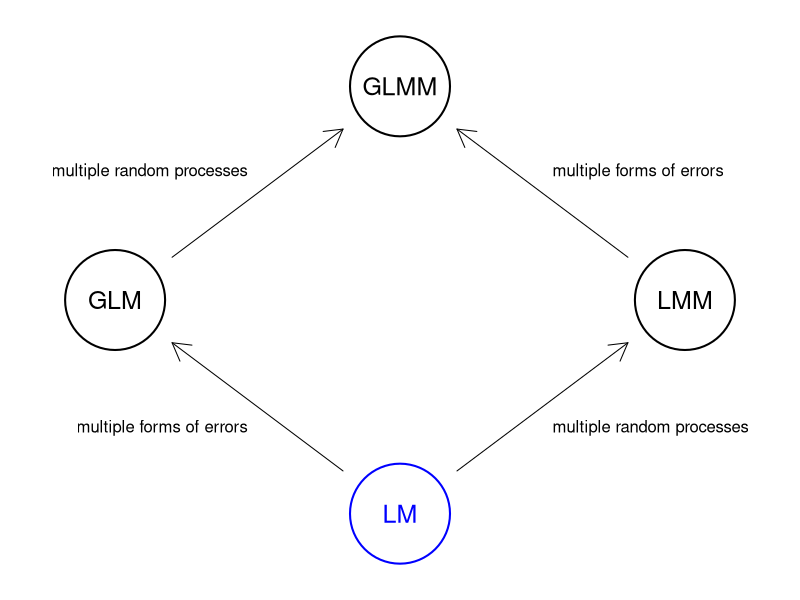
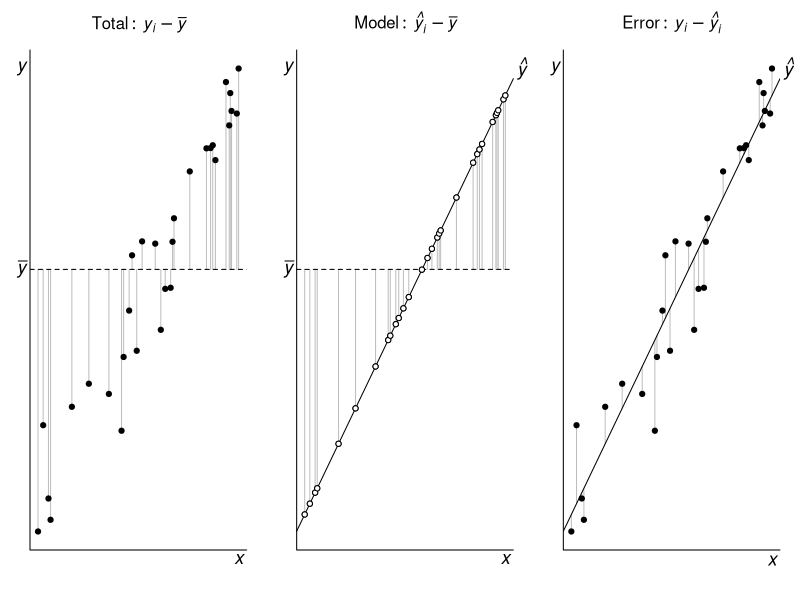
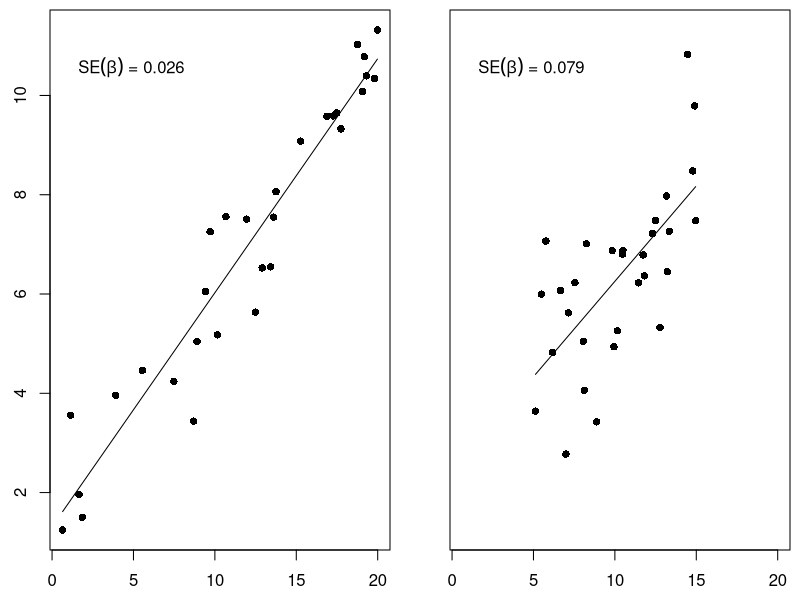
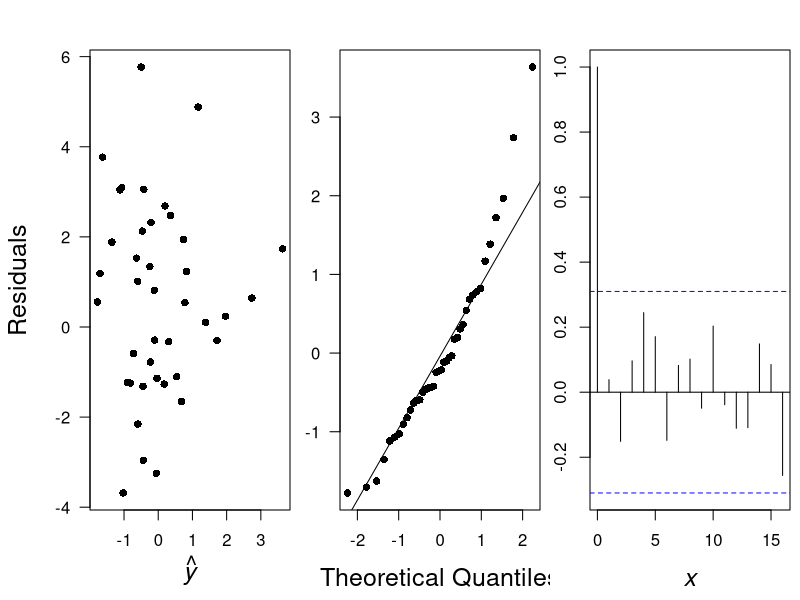
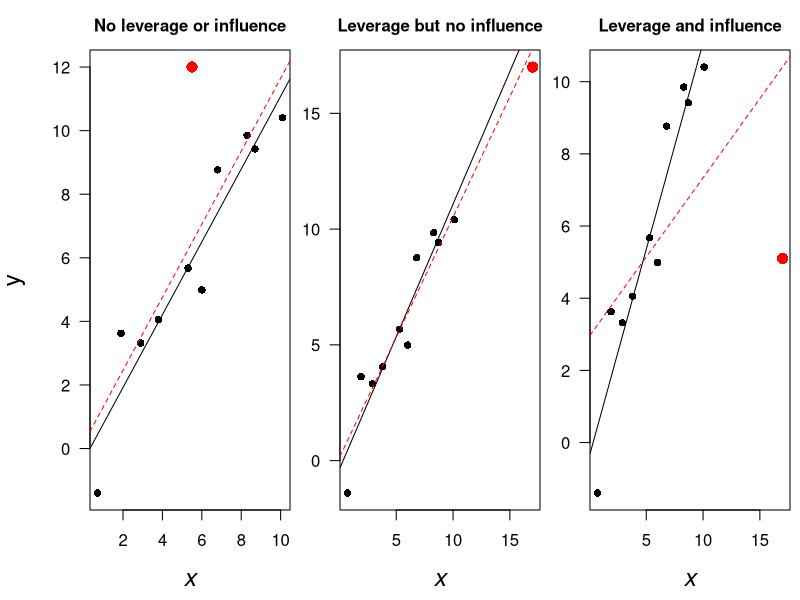
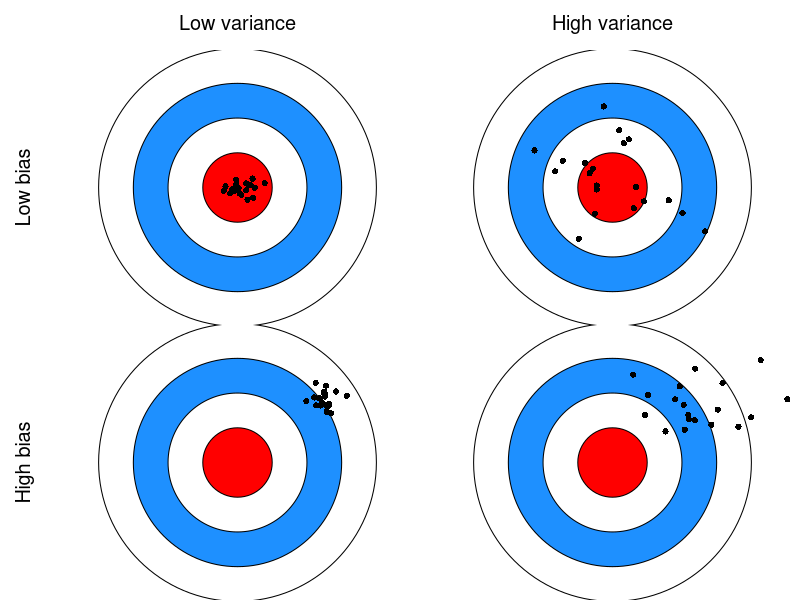
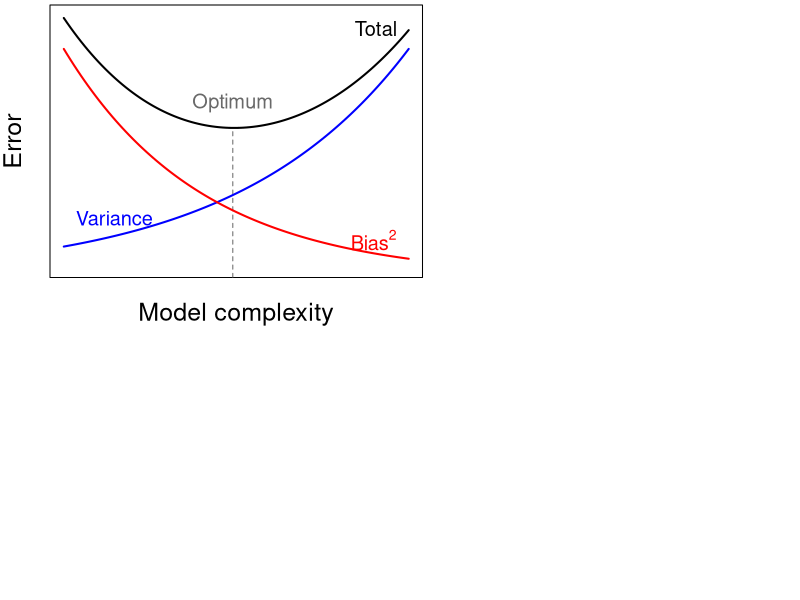
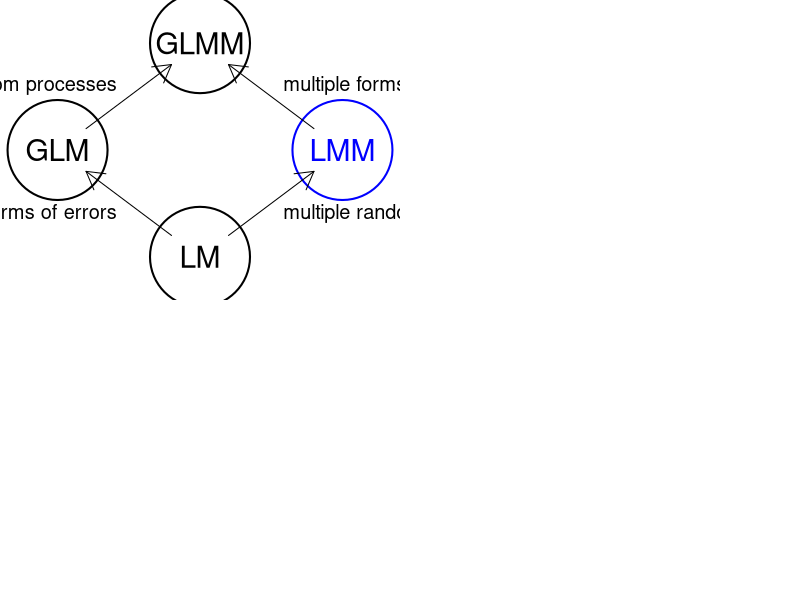

Reproduce these figures in R, in order.
## ---- chunk 1
knitr::opts_chunk$set(echo = FALSE)
## ---- chunk 2
par(mai = rep(0, 4), omi = rep(0, 4), bg = NA)

## order: GLM, LM, GLMM, LMM
xx <- c(1, 2, 2, 3) * 10
yy <- c(2, 1, 3, 2) * 10

plot(c(7, 33), c(7, 33), type = "n", xlim = c(7, 33), ylim = c(7, 33),
     xaxt = "n", yaxt = "n", xlab = "", ylab = "",
     bty = "n")
symbols(xx, yy, circle = rep(2, 4), inches = 0.5, add = TRUE,
        lwd = 2, fg = c("black", "blue", "black", "black"), bg = "white")
text(xx, yy, c("GLM", "LM", "GLMM", "LMM"), cex = 1.5,
     col = c("black", "blue", "black", "black"))
## from LM to GLM
arrows(xx[2]-2, yy[2]+2, xx[1]+2, yy[1]-2, length = 0.2)
text(15, 14, "multiple forms of errors", pos = 2)
## from LM to LMM
arrows(xx[2]+2, yy[2]+2, xx[4]-2, yy[4]-2, length = 0.2)
text(25, 14, "multiple random processes", pos = 4)
## from GLM to GLMM
arrows(xx[1]+2, yy[1]+2, xx[3]-2, yy[3]-2, length = 0.2)
text(15, 26, "multiple random processes", pos = 2)
## from LMM to GLMM
arrows(xx[4]-2, yy[4]+2, xx[3]+2, yy[3]-2, length = 0.2)
text(25, 26, "multiple forms of errors", pos = 4)
## ---- chunk 3
## set random seed for reproducibility
set.seed(514)

## sample size
nn <- 30
## some values for the predictor x
xx <- sort(runif(nn, 0, 20))
## intercept
beta_0 <- 1
## slope
beta_1 <- 0.5
## random errors (mean = 0, SD = 1)
epsilon <- rnorm(nn)
## observed data
yy <- beta_0 + beta_1*xx + epsilon

## fit a regression model
mm <- lm(yy ~ xx)
## get predicted values
yhat <- predict(mm)

## set plot area
par(mfrow = c(1,3),
    mai = c(0.5,0.3,0.5,0.2),
    omi = c(0, 0, 0, 0),
    cex = 0.7)

## SSTO - plot y and mean(y)
plot(xx, yy, type = "n",
     bty = "l", xaxt = "n", yaxt = "n",
     xlab = "",
     ylab = "")
segments(x0 = xx, y0 = yy, y1 = mean(yhat), col = "gray")
abline(h = mean(yy), lty = "dashed")
points(xx, yy, pch = 19)
mtext(expression(Total: ~ italic(y[i])-bar(italic(y))), side = 3, line = 1)
mtext(expression(italic(x)), 1, line=0.2, cex=1.1, at=max(xx))
mtext(expression(italic(y)), 2, line=0.3, cex=1.1, at=max(yy), las=1)
mtext(expression(italic(bar(y))), 2, line=0.3, cex=1.1, at=mean(yy), las=1)

## SSR - plot yhat and mean(yhat)
plot(xx, yy, type = "n",
     bty = "l", xaxt = "n", yaxt = "n",
     xlab = "",
     ylab = "")
segments(x0 = xx, y0 = yhat, y1 = mean(yhat), col = "gray")
points(xx, yhat, pch = 21, bg = "white")
abline(a = coef(mm)[1], b = coef(mm)[2])
abline(h = mean(yy), lty = "dashed")
points(xx, yhat, pch = 21, bg = "white")
mtext(expression(Model: ~ italic(hat(y)[i])-bar(italic(y))), side = 3, line = 1)
mtext(expression(italic(x)), 1, line=0.2, cex=1.1, at=max(xx))
mtext(expression(italic(y)), 2, line=0.3, cex=1.1, at=max(yy), las=1)
mtext(expression(italic(bar(y))), 2, line=0.3, cex=1.1, at=mean(yy), las=1)
mtext(expression(italic(hat(y))), 4, line=0.2, cex=1.1, at=max(yy), las=1)

## SSE - plot observed and yhat
plot(xx, yy, type = "n",
     bty = "l", xaxt = "n", yaxt = "n",
     xlab = "",
     ylab = "")
segments(x0 = xx, y0 = yhat, y1 = yy, col = "gray")
points(xx, yy, pch = 19)
abline(a = coef(mm)[1], b = coef(mm)[2])
mtext(expression(Error: ~ italic(y[i])-italic(hat(y)[i])), side = 3, line = 1)
mtext(expression(italic(x)), 1, line=0.3, cex=1.1, at=max(xx))
mtext(expression(italic(y)), 2, line=0.3, cex=1.1, at=max(yy), las=1)
mtext(expression(italic(hat(y))), 4, line=0.2, cex=1.1, at=max(yy), las=1)
## ---- chunk 4
## set random seed for reproducibility
set.seed(514)

## sample size
nn <- 30
## some values for the predictor x
xx <- sort(runif(nn, 0, 20))
## intercept
beta_0 <- 1
## slope
beta_1 <- 0.5
## random errors (mean = 0, SD = 1)
epsilon <- rnorm(nn)
## observed data
yy <- beta_0 + beta_1*xx + epsilon

## fit a regression model
mm <- lm(yy ~ xx)
## get predicted values
yhat <- predict(mm)

## new x
xs <- sort(runif(nn, 5, 15))
## random errors (mean = 0, SD = 1)
epsilon <- rnorm(nn)
## observed data
ys <- beta_0 + beta_1*xs + epsilon

m1 <- lm(yy ~ xx)
yy_ci <- predict(m1, interval = "confidence")
m2 <- lm(ys ~ xs)
ys_ci <- predict(m2, interval = "confidence")

XX <- cbind(rep(1, nn), xx)
se_b1 <- round(sqrt(anova(m1)[["Mean Sq"]][2] * solve(t(XX) %*% XX)[2,2]), 3)
XS <- cbind(rep(1, nn), xs)
se_b2 <- round(sqrt(anova(m2)[["Mean Sq"]][2] * solve(t(XS) %*% XS)[2,2]), 3)


par(mfrow = c(1,2), mai = c(0.5, 0.5, 0.1, 0.1), omi = c(0,0,0,0))
## small range in X
plot(xx, yy, pch = 16, xlim = range(xx), ylim = range(yy),
     xlab = expression(italic(y)), ylab = expression(italic(y)))
lines(xx, yy_ci[,"fit"])
text(1, 10.5, substitute(paste(SE(beta)," = ", seb1), list(seb1 = se_b1)), pos = 4)

## large range in X
plot(xs, ys, pch = 16, xlim = range(xx), ylim = range(yy),
     xlab = "", ylab = "",
     yaxt = "n")
lines(xs, ys_ci[,"fit"])
text(1, 10.5, substitute(paste(SE(beta)," = ", seb2), list(seb2 = se_b2)), pos = 4)
## ---- chunk 5
xx <- rnorm(40)
yy <- 1 + 2*xx + rnorm(40)
mm <- lm(yy ~ xx)

## set plot area
par(mfrow = c(1,3),
    mai = c(0.9,0.4,0.5,0.1),
    omi = c(0, 0.5, 0, 0),
    cex = 1)

## e vs y_hat
plot(residuals(mm), fitted(mm), pch = 16, las = 1, xpd = NA,
     cex.lab = 1.5, xlab = expression(hat(italic(y))), ylab = "Residuals",
     main = "", cex.main = 1)
## QQ plot
qqnorm(residuals(mm), pch = 16, las = 1,
     cex.lab = 1.5,
     main = "", cex.main = 1)
qqline(residuals(mm))
## ACF
acf(residuals(mm),
     cex.lab = 1.5, xlab = expression(italic(x)), ylab = expression(y),
     main = "", cex.main = 1)
## ---- chunk 6
xr <- round(1:10 + rnorm(10, 0, 0.2), 1)
testdata <- data.frame(x = xr,
                       y = xr + rnorm(10))
mm <- lm(y ~ x, testdata)

p1 <- c(5.5,12)
m1 <- lm(y ~ x, rbind(testdata, p1))

p2 <- c(17,17)
m2 <- lm(y ~ x, rbind(testdata, p2))

p3 <- c(17,5.1)
m3 <- lm(y ~ x, rbind(testdata, p3))

## set plot area
par(mfrow = c(1,3),
    mai = c(0.9,0.4,0.5,0.1),
    omi = c(0, 0.5, 0, 0),
    cex = 1)

## plot examples
plot(y ~ x, rbind(testdata, p1), pch = 16, las = 1, xpd = NA,
     cex.lab = 1.5, xlab = expression(italic(x)), ylab = expression(y),
     main = "No leverage or influence", cex.main = 1)
points(5.5, 12, pch = 16, cex = 1.5, col ="red")
abline(mm)
abline(m1, lty=2, col ="red")
plot(y ~ x, rbind(testdata, p2), pch = 16, las = 1,
     cex.lab = 1.5, xlab = expression(italic(x)), ylab = expression(y),
     main = "Leverage but no influence", cex.main = 1)
points(17, 17, pch = 16, cex = 1.5, col ="red")
abline(mm)
abline(m2, lty=2, col ="red")
plot(y ~ x, rbind(testdata, p3), pch = 16, las = 1,
     cex.lab = 1.5, xlab = expression(italic(x)), ylab = expression(y),
     main = "Leverage and influence", cex.main = 1)
points(17, 5.1, pch = 16, cex = 1.5, col ="red")
abline(mm)
abline(m3, lty=2, col ="red")
## ---- chunk 7
## load shape pkg
library(shape)
set.seed(514)
## num of bullet holes
nn <- 20
## means and vars
mu <- c(0, 0, 0.5, 0.5)
sigma <- c(0.05, 0.2, 0.05, 0.2)
## setup plot
par(mfrow = c(2,2),
    mai = c(0, 0, 0, 0),
    omi = c(0,0.5,0.5,0))
## loop over quadrants
for(i in 1:4) {
  ## draw targets
  symbols(x = rep(0, 4), y = rep(0, 4), circles = c(4:1)/5,
          xlim = c(-1,1), ylim = c(-1,1),inches = FALSE,
          bg = c("white", "dodgerblue", "white", "red"),
          xlab="", ylab="", xaxt="n", yaxt="n", bty="n")
  ## add bullet holes
  x <- rnorm(nn, mu[i], sigma[i])
  y <- rnorm(nn, mu[i], sigma[i])
  points(x, y, pch=16)
  ## label plots
  if(i == 1) {
    mtext("Low bias", side = 2, line = 1, cex = 1.2)
    mtext("Low variance", side = 3, line = 1, cex = 1.2)
  }
  if(i == 2) {
    mtext("High variance", side = 3, line = 1, cex = 1.2)
  }
  if(i == 3) {
    mtext("High bias", side = 2, line = 1, cex = 1.2)
  }
}
## ---- chunk 8
## create dummy variance and bias^2
a1 <- 1
b1 <- 0.2
a2 <- 3
b2 <- -0.25
xx <- seq(0,100)/10
## variance
prec <- exp(a1 + b1*xx)
## bias
bias <- exp(a2 + b2*xx)
## total
both <- prec + bias
mn <- both == min(both)
## plot them
par(mai = c(0, 0, 0, 0),
    omi = c(0.5,0.5,0.05,0.05),
    cex = 1.2)
## combination
plot(xx, both, type = "l", col="black", lwd=2, ylim=c(0,max(both)*1.05),
     xlab="", ylab="", xaxt="n", yaxt="n", xaxs="r", yaxs="i")
segments(x0 = xx[mn], y0 = 0, y1 = both[mn], lty = "dashed", col="dimgray")
## variance
lines(xx, prec, col="blue", lwd=2)
## bias
lines(xx, bias, col="red", lwd=2)
## labels
mtext("Model complexity", side = 1, line = 1, cex = 1.5)
mtext("Error", side = 2, line = 1, cex = 1.5)
text(10, max(both)*0.95, "Total", col="black", pos=2)
text(0, 5, "Variance", col="blue", pos=4)
text(10, 3, expression(Bias^2), col="red", pos=2)
text(xx[mn], both[mn]*1.05, "Optimum", pos=3, col="dimgray")
## ---- chunk 9
par(mai = rep(0, 4), omi = rep(0, 4), bg = NA)

## order: GLM, LM, GLMM, LMM
xx <- c(1, 2, 2, 3) * 10
yy <- c(2, 1, 3, 2) * 10

plot(c(7, 33), c(7, 33), type = "n", xlim = c(7, 33), ylim = c(7, 33),
     xaxt = "n", yaxt = "n", xlab = "", ylab = "",
     bty = "n")
symbols(xx, yy, circle = rep(2, 4), inches = 0.5, add = TRUE,
        lwd = 2, fg = c("black", "black", "black", "blue"), bg = "white")
text(xx, yy, c("GLM", "LM", "GLMM", "LMM"), cex = 1.5,
     col = c("black", "black", "black", "blue"))
## from LM to GLM
arrows(xx[2]-2, yy[2]+2, xx[1]+2, yy[1]-2, length = 0.2)
text(15, 14, "multiple forms of errors", pos = 2)
## from LM to LMM
arrows(xx[2]+2, yy[2]+2, xx[4]-2, yy[4]-2, length = 0.2)
text(25, 14, "multiple random processes", pos = 4)
## from GLM to GLMM
arrows(xx[1]+2, yy[1]+2, xx[3]-2, yy[3]-2, length = 0.2)
text(15, 26, "multiple random processes", pos = 2)
## from LMM to GLMM
arrows(xx[4]-2, yy[4]+2, xx[3]+2, yy[3]-2, length = 0.2)
text(25, 26, "multiple forms of errors", pos = 4)
## ---- chunk 10
set.seed(514)
## normal pdf + constant
kk <- 1
npdf <- function(x, k = kk) {
  k + dnorm(x)
}
## set plot area
par(mai = c(0.1, 0.1, 0.1, 0.1),
    omi = c(0.6, 0, 0, 0))
## grand mean
plot(c(-8, 8), c(2, 2), type = "l", lwd = 2, ylim = c(0,2.4),
     xaxt = "n", yaxt = "n", bty = "n",
     xlab = "", ylab = "")
abline(v = 0, lty = "dashed")
points(0, 2, pch = 16, col = "blue", cex = 1.5)
text(-8, 2.4, "no effects", pos = 4, cex = 1.2)
text(8, 2.4, "complete pooling", pos = 2, cex = 1.2)
## random means
curve(npdf, -8, 8, lwd = 2, add = TRUE, col = "gray",
      xaxt = "n", yaxt = "n", bty = "n",
      xlab = expression(alpha[j]), ylab = "")
lines(c(-8, 8), c(kk, kk), lwd = 2,
     xaxt = "n", yaxt = "n", bty = "n")
points(rnorm(7), rep(kk, 7), pch = 16, col = "blue", cex = 1.5)
text(-8, 1.4, "random effects", pos = 4, cex = 1.2)
text(8, 1.4, "partial pooling", pos = 2, cex = 1.2)
## fixed means
lines(c(-8, 8), c(0, 0), lwd = 2,
     xaxt = "n", yaxt = "n", bty = "n")
points(runif(7, -8, 8), rep(0, 7), pch = 16, col = "blue", cex = 1.5)
text(-8, 0.4, "fixed effects", pos = 4, cex = 1.2)
text(8, 0.4, "no pooling", pos = 2, cex = 1.2)
## x-axis
mtext("0", 1, line = 0.5, cex = 1.3, adj = c(1,1)/2)
mtext(expression(alpha[italic(j)]), 1, line = 2.5, cex = 1.5)
## ---- chunk 11
par(mai = rep(0, 4), omi = rep(0, 4), bg = NA)

## order: GLM, LM, GLMM, LMM
xx <- c(1, 2, 2, 3) * 10
yy <- c(2, 1, 3, 2) * 10

plot(c(7, 33), c(7, 33), type = "n", xlim = c(7, 33), ylim = c(7, 33),
     xaxt = "n", yaxt = "n", xlab = "", ylab = "",
     bty = "n")
symbols(xx, yy, circle = rep(2, 4), inches = 0.5, add = TRUE,
        lwd = 2, fg = c("blue", "black", "black", "black"), bg = "white")
text(xx, yy, c("GLM", "LM", "GLMM", "LMM"), cex = 1.5,
     col = c("blue", "black", "black", "black"))
## from LM to GLM
arrows(xx[2]-2, yy[2]+2, xx[1]+2, yy[1]-2, length = 0.2)
text(15, 14, "multiple forms of errors", pos = 2)
## from LM to LMM
arrows(xx[2]+2, yy[2]+2, xx[4]-2, yy[4]-2, length = 0.2)
text(25, 14, "multiple random processes", pos = 4)
## from GLM to GLMM
arrows(xx[1]+2, yy[1]+2, xx[3]-2, yy[3]-2, length = 0.2)
text(15, 26, "multiple random processes", pos = 2)
## from LMM to GLMM
arrows(xx[4]-2, yy[4]+2, xx[3]+2, yy[3]-2, length = 0.2)
text(25, 26, "multiple forms of errors", pos = 4)
## ---- chunk 12
par(mai = rep(0, 4), omi = rep(0, 4), bg = NA)

## order: GLM, LM, GLMM, LMM
xx <- c(1, 2, 2, 3) * 10
yy <- c(2, 1, 3, 2) * 10

plot(c(7, 33), c(7, 33), type = "n", xlim = c(7, 33), ylim = c(7, 33),
     xaxt = "n", yaxt = "n", xlab = "", ylab = "",
     bty = "n")
symbols(xx, yy, circle = rep(2, 4), inches = 0.5, add = TRUE,
        lwd = 2, fg = c("black", "black", "blue", "black"), bg = "white")
text(xx, yy, c("GLM", "LM", "GLMM", "LMM"), cex = 1.5,
     col = c("black", "black", "blue", "black"))
## from LM to GLM
arrows(xx[2]-2, yy[2]+2, xx[1]+2, yy[1]-2, length = 0.2)
text(15, 14, "multiple forms of errors", pos = 2)
## from LM to LMM
arrows(xx[2]+2, yy[2]+2, xx[4]-2, yy[4]-2, length = 0.2)
text(25, 14, "multiple random processes", pos = 4)
## from GLM to GLMM
arrows(xx[1]+2, yy[1]+2, xx[3]-2, yy[3]-2, length = 0.2)
text(15, 26, "multiple random processes", pos = 2)
## from LMM to GLMM
arrows(xx[4]-2, yy[4]+2, xx[3]+2, yy[3]-2, length = 0.2)
text(25, 26, "multiple forms of errors", pos = 4)
